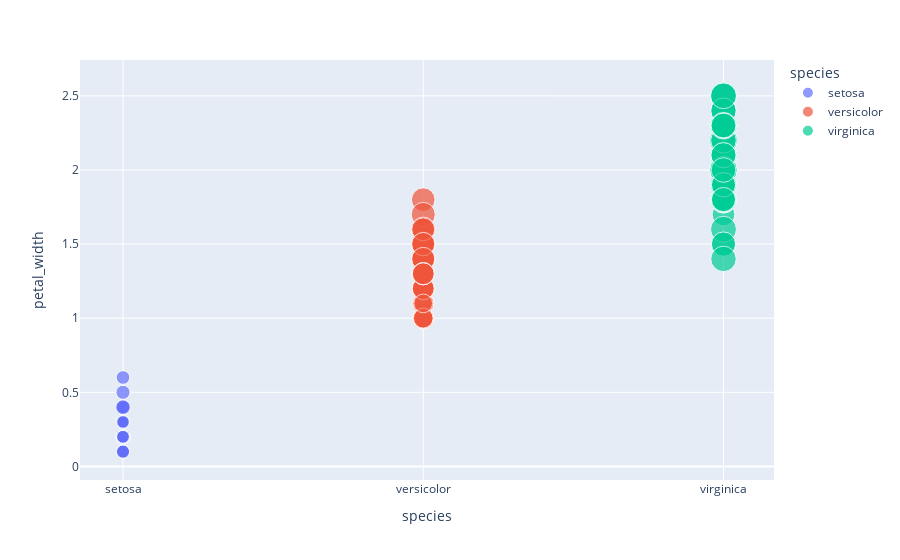

Write notebook code for a chart like this one.
### Markdown cell above
## Scatter Plot

### Code cell
# plotting the bubble chart
fig = px.scatter(df, x="species", y="petal_width", size="petal_length", color="species")

# showing the plot
fig.show()

### Figure 1 — Plotly figure (JSON) as saved in the notebook; plotly's stock layout.template omitted (floating-point values rounded to 4 significant figures)
{"data": [{"hovertemplate": "species=%{x}<br>petal_width=%{y}<br>petal_length=%{marker.size}<extra></extra>", "legendgroup": "setosa", "marker": {"color": "#636efa", "size": [1.4, 1.4, 1.3, 1.5, 1.4, 1.7, 1.4, 1.5, 1.4, 1.5, 1.5, 1.6, 1.4, 1.1, 1.2, 1.5, 1.3, 1.4, 1.7, 1.5, 1.7, 1.5, 1, 1.7, 1.9, 1.6, 1.6, 1.5, 1.4, 1.6, 1.6, 1.5, 1.5, 1.4, 1.5, 1.2, 1.3, 1.5, 1.3, 1.5, 1.3, 1.3, 1.3, 1.6, 1.9, 1.4, 1.6, 1.4, 1.5, 1.4], "sizemode": "area", "sizeref": 0.01725, "symbol": "circle"}, "mode": "markers", "name": "setosa", "orientation": "v", "showlegend": true, "type": "scatter", "x": ["setosa", "setosa", "setosa", "setosa", "setosa", "setosa", "setosa", "setosa", "setosa", "setosa", "setosa", "setosa", "setosa", "setosa", "setosa", "setosa", "setosa", "setosa", "setosa", "setosa", "setosa", "setosa", "setosa", "setosa", "setosa", "setosa", "setosa", "setosa", "setosa", "setosa", "setosa", "setosa", "setosa", "setosa", "setosa", "setosa", "setosa", "setosa", "setosa", "setosa", "setosa", "setosa", "setosa", "setosa", "setosa", "setosa", "setosa", "setosa", "setosa", "setosa"], "xaxis": "x", "y": [0.2, 0.2, 0.2, 0.2, 0.2, 0.4, 0.3, 0.2, 0.2, 0.1, 0.2, 0.2, 0.1, 0.1, 0.2, 0.4, 0.4, 0.3, 0.3, 0.3, 0.2, 0.4, 0.2, 0.5, 0.2, 0.2, 0.4, 0.2, 0.2, 0.2, 0.2, 0.4, 0.1, 0.2, 0.1, 0.2, 0.2, 0.1, 0.2, 0.2, 0.3, 0.3, 0.2, 0.6, 0.4, 0.3, 0.2, 0.2, 0.2, 0.2], "yaxis": "y"}, {"hovertemplate": "species=%{x}<br>petal_width=%{y}<br>petal_length=%{marker.size}<extra></extra>", "legendgroup": "versicolor", "marker": {"color": "#EF553B", "size": [4.7, 4.5, 4.9, 4, 4.6, 4.5, 4.7, 3.3, 4.6, 3.9, 3.5, 4.2, 4, 4.7, 3.6, 4.4, 4.5, 4.1, 4.5, 3.9, 4.8, 4, 4.9, 4.7, 4.3, 4.4, 4.8, 5, 4.5, 3.5, 3.8, 3.7, 3.9, 5.1, 4.5, 4.5, 4.7, 4.4, 4.1, 4, 4.4, 4.6, 4, 3.3, 4.2, 4.2, 4.2, 4.3, 3, 4.1], "sizemode": "area", "sizeref": 0.01725, "symbol": "circle"}, "mode": "markers", "name": "versicolor", "orientation": "v", "showlegend": true, "type": "scatter", "x": ["versicolor", "versicolor", "versicolor", "versicolor", "versicolor", "versicolor", "versicolor", "versicolor", "versicolor", "versicolor", "versicolor", "versicolor", "versicolor", "versicolor", "versicolor", "versicolor", "versicolor", "versicolor", "versicolor", "versicolor", "versicolor", "versicolor", "versicolor", "versicolor", "versicolor", "versicolor", "versicolor", "versicolor", "versicolor", "versicolor", "versicolor", "versicolor", "versicolor", "versicolor", "versicolor", "versicolor", "versicolor", "versicolor", "versicolor", "versicolor", "versicolor", "versicolor", "versicolor", "versicolor", "versicolor", "versicolor", "versicolor", "versicolor", "versicolor", "versicolor"], "xaxis": "x", "y": [1.4, 1.5, 1.5, 1.3, 1.5, 1.3, 1.6, 1, 1.3, 1.4, 1, 1.5, 1, 1.4, 1.3, 1.4, 1.5, 1, 1.5, 1.1, 1.8, 1.3, 1.5, 1.2, 1.3, 1.4, 1.4, 1.7, 1.5, 1, 1.1, 1, 1.2, 1.6, 1.5, 1.6, 1.5, 1.3, 1.3, 1.3, 1.2, 1.4, 1.2, 1, 1.3, 1.2, 1.3, 1.3, 1.1, 1.3], "yaxis": "y"}, {"hovertemplate": "species=%{x}<br>petal_width=%{y}<br>petal_length=%{marker.size}<extra></extra>", "legendgroup": "virginica", "marker": {"color": "#00cc96", "size": [6, 5.1, 5.9, 5.6, 5.8, 6.6, 4.5, 6.3, 5.8, 6.1, 5.1, 5.3, 5.5, 5, 5.1, 5.3, 5.5, 6.7, 6.9, 5, 5.7, 4.9, 6.7, 4.9, 5.7, 6, 4.8, 4.9, 5.6, 5.8, 6.1, 6.4, 5.6, 5.1, 5.6, 6.1, 5.6, 5.5, 4.8, 5.4, 5.6, 5.1, 5.1, 5.9, 5.7, 5.2, 5, 5.2, 5.4, 5.1], "sizemode": "area", "sizeref": 0.01725, "symbol": "circle"}, "mode": "markers", "name": "virginica", "orientation": "v", "showlegend": true, "type": "scatter", "x": ["virginica", "virginica", "virginica", "virginica", "virginica", "virginica", "virginica", "virginica", "virginica", "virginica", "virginica", "virginica", "virginica", "virginica", "virginica", "virginica", "virginica", "virginica", "virginica", "virginica", "virginica", "virginica", "virginica", "virginica", "virginica", "virginica", "virginica", "virginica", "virginica", "virginica", "virginica", "virginica", "virginica", "virginica", "virginica", "virginica", "virginica", "virginica", "virginica", "virginica", "virginica", "virginica", "virginica", "virginica", "virginica", "virginica", "virginica", "virginica", "virginica", "virginica"], "xaxis": "x", "y": [2.5, 1.9, 2.1, 1.8, 2.2, 2.1, 1.7, 1.8, 1.8, 2.5, 2, 1.9, 2.1, 2, 2.4, 2.3, 1.8, 2.2, 2.3, 1.5, 2.3, 2, 2, 1.8, 2.1, 1.8, 1.8, 1.8, 2.1, 1.6, 1.9, 2, 2.2, 1.5, 1.4, 2.3, 2.4, 1.8, 1.8, 2.1, 2.4, 2.3, 1.9, 2.3, 2.5, 2.3, 1.9, 2, 2.3, 1.8], "yaxis": "y"}], "layout": {"legend": {"itemsizing": "constant", "title": {"text": "species"}, "tracegroupgap": 0}, "margin": {"t": 60}, "xaxis": {"anchor": "y", "categoryarray": ["setosa", "versicolor", "virginica"], "categoryorder": "array", "domain": [0, 1], "title": {"text": "species"}}, "yaxis": {"anchor": "x", "domain": [0, 1], "title": {"text": "petal_width"}}}}
